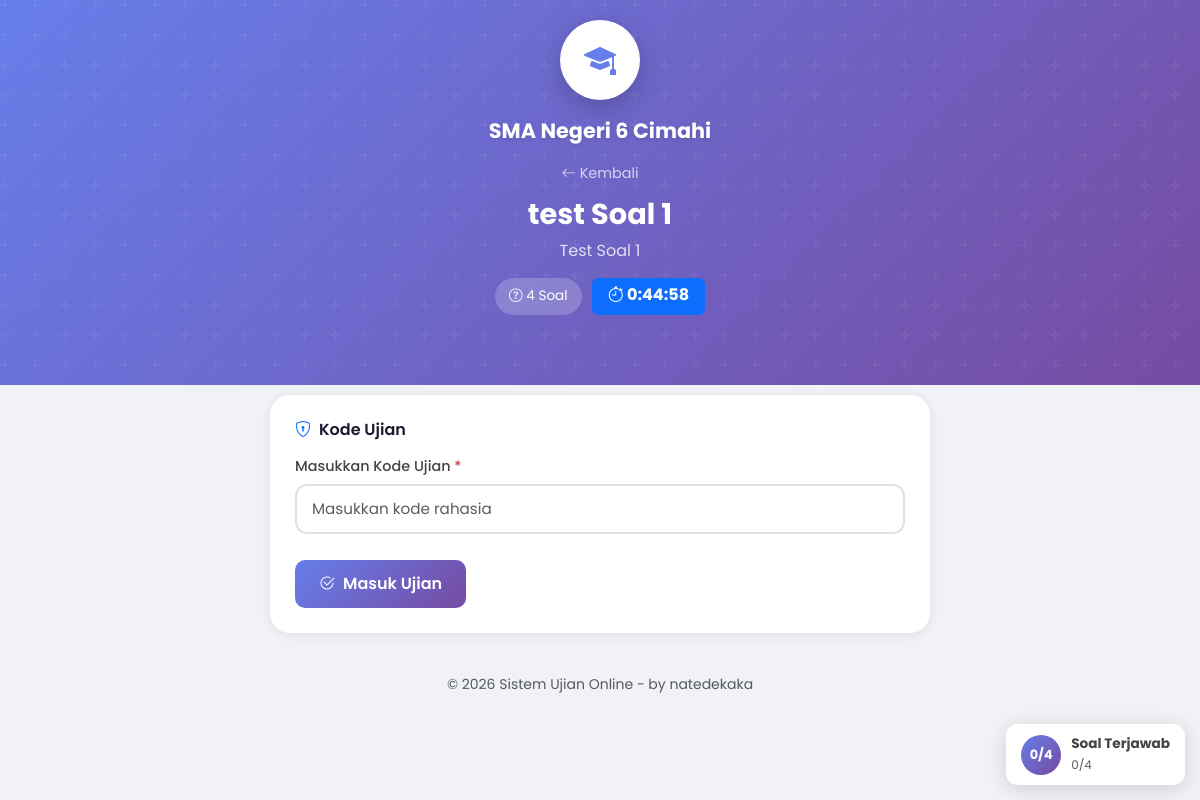
The app's page /ujian.php?id=16 with its own data.
### tables this page shows
CREATE TABLE `konfigurasi_sekolah` (
  `id` int NOT NULL AUTO_INCREMENT,
  `nama_sekolah` varchar(255) NOT NULL DEFAULT 'SMA Negeri 6 Cimahi',
  `logo` varchar(255) DEFAULT NULL,
  `warna_primer` varchar(20) DEFAULT '#667eea',
  `warna_sekunder` varchar(20) DEFAULT '#764ba2',
  `tampilkan_riwayat` enum('ya','tidak') DEFAULT 'ya',
  `created_at` timestamp NULL DEFAULT CURRENT_TIMESTAMP,
  `updated_at` timestamp NULL DEFAULT CURRENT_TIMESTAMP ON UPDATE CURRENT_TIMESTAMP,
  PRIMARY KEY (`id`)
);

CREATE TABLE `ujian` (
  `id` int NOT NULL AUTO_INCREMENT,
  `judul_ujian` varchar(255) NOT NULL,
  `deskripsi` text,
  `status` enum('aktif','nonaktif') DEFAULT 'nonaktif',
  `tgl_dibuat` datetime DEFAULT CURRENT_TIMESTAMP,
  `updated_at` timestamp NULL DEFAULT CURRENT_TIMESTAMP ON UPDATE CURRENT_TIMESTAMP,
  `kode_ujian` varchar(20) DEFAULT NULL,
  `allow_ip` text,
  `enable_browser_lock` enum('ya','tidak') DEFAULT 'tidak',
  `max_violations` int DEFAULT '10',
  `enable_device_check` enum('ya','tidak') DEFAULT 'tidak',
  `waktu_tersedia` int DEFAULT '0',
  `acak_soal` enum('ya','tidak') DEFAULT 'tidak',
  `acak_opsi` enum('ya','tidak') DEFAULT 'tidak',
  `tampilkan_review` enum('ya','tidak') DEFAULT 'tidak',
  `tampilkan_skor` enum('ya','tidak') DEFAULT 'ya',
  PRIMARY KEY (`id`),
  KEY `idx_ujian_status` (`status`,`tgl_dibuat` DESC)
);

### config/init_sekolah.php (called while the page is built, shortened)
<?php
$konfigurasi_cache = null;
function getKonfigurasiSekolah($conn) {
    $result = $conn->query("SELECT * FROM konfigurasi_sekolah LIMIT 1");
    $konfigurasi_cache = $result->fetch_assoc();
    return $konfigurasi_cache;
}
?>

### ujian.php (the view, shortened to what this page needs)
<?php
require_once 'config/database.php';
require_once 'config/init_sekolah.php';
$sekolah = getKonfigurasiSekolah($conn);
$id_ujian = (int)$_GET['id'];
$stmt = $conn->prepare("SELECT * FROM ujian WHERE id = ?");
$stmt->bind_param("i", $id_ujian);
$stmt->execute();
$result = $stmt->get_result();
$ujian = $result->fetch_assoc();
    ?>
    <?php
$stmt = $conn->prepare("SELECT * FROM soal WHERE id_ujian = ?");
$stmt->bind_param("i", $id_ujian);
$stmt->execute();
$result = $stmt->get_result();
$soal_list = [];
while ($row = $result->fetch_assoc()) {
    $soal_list[] = $row;
}
            ?>
<!DOCTYPE html>
<html lang id>
<head>
    <link href="vendor/bootstrap/bootstrap.min.css" rel="stylesheet">
    <link rel="stylesheet" href="vendor/bootstrap-icons/bootstrap-icons.min.css">
</head>
<body>
    <div class="ujian-header">
        <div class="container">
            <div class="row align-items-center">
                <div class="col-12 text-center">
                    <div class="school-logo">
                        <?php if ($sekolah['logo'] && file_exists('uploads/' . $sekolah['logo'])): ?>
                            <img src="uploads/<?= $sekolah['logo'] ?>" alt="Logo">
                        <?php else: ?>
                            <i class="bi bi-mortarboard-fill"></i>
                        <?php endif; ?>
                    </div>
                    <div class="school-name"><?= htmlspecialchars($sekolah['nama_sekolah']) ?></div>
                    <div class="header-content">
                        <a href="index.php" class="back-link">
                            <i class="bi bi-arrow-left"></i> Kembali
                        </a>
                        <h1 class="exam-title"><?= htmlspecialchars($ujian['judul_ujian']) ?></h1>
                        <?php if ($ujian['deskripsi']): ?>
                        <p class="exam-desc"><?= htmlspecialchars($ujian['deskripsi']) ?></p>
                        <?php endif; ?>
                        <div class="header-badges">
                            <span class="badge-item">
                                <i class="bi bi-question-circle"></i> <?= count($soal_list) ?> Soal
                            </span>
                            <?php if (isset($ujian['waktu_tersedia']) && $ujian['waktu_tersedia'] > 0): ?>
                            <span class="badge-item warning" id="timerBadge">
                                <i class="bi bi-stopwatch"></i> <span id="timerDisplay"><?= floor((int)$ujian['waktu_tersedia'] / 60) ?>:<?= sprintf('%02d', (int)$ujian['waktu_tersedia'] % 60) ?>:00</span>
                            </span>
                            <?php endif; ?>
                        </div>
                    </div>
                </div>
            </div>
        </div>
    </div>
    <div class="container pb-5">
        <?php if (!empty($ujian['kode_ujian'])): ?>
        <div id="examCodeForm" class="exam-card" style="<?= empty($_SESSION['exam_code_verified']) ? '' : 'display: none;' ?>">
            <h5><i class="bi bi-shield-lock text-primary"></i> Kode Ujian</h5>
            <div class="mb-3">
                <label class="form-label">Masukkan Kode Ujian <span class="text-danger">*</span></label>
                <input type="text" id="kodeUjianInput" class="form-control" placeholder="Masukkan kode rahasia" autocomplete="off">
            </div>
            <button type="button" class="btn-code" onclick="verifyExamCode()">
                <i class="bi bi-check2-circle me-2"></i>Masuk Ujian
            </button>
        </div>
        <?php endif; ?>
        <div class="progress-indicator" id="progressIndicator">
            <div class="progress-circle">
                <span id="answeredCount">0/<?= count($soal_list) ?></span>
            </div>
            <div class="progress-text">
                <div class="fw-bold">Soal Terjawab</div>
                <small class="text-muted" id="progressPercent">0/<?= count($soal_list) ?></small>
            </div>
        </div>
        <footer class="text-center text-muted py-4">
            <small>&copy; <?= date('Y') ?> Sistem Ujian Online - by natedekaka</small>
        </footer>
    </div>
</body>
</html>

### records on screen
konfigurasi_sekolah: nama_sekolah "SMA Negeri 6 Cimahi"
ujian: judul_ujian "test Soal 1", deskripsi "Test Soal 1"

### other values on screen
count($soal_list) "4"
